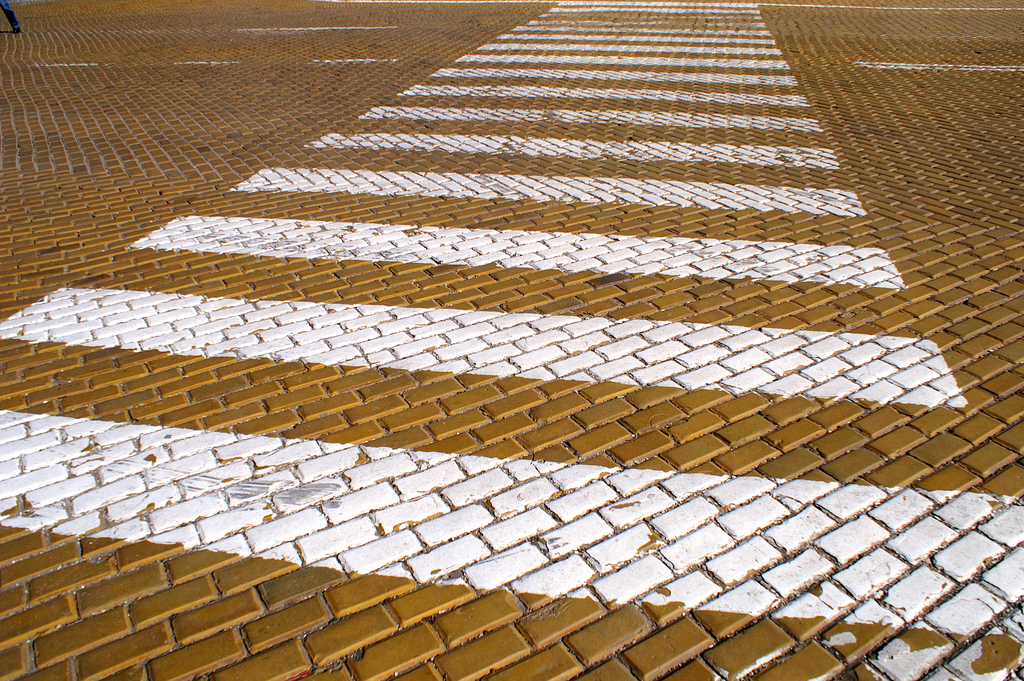
#> input picture datasets/test/HR/img091.png, 1024 x 681 px; its folder holds only this picture in this run
$ python -i utils.py   (imports and definitions only)
#> lines starting #> are read from the running program, lines starting #| are printed output that depends on the picture; pictures that were not available may be replaced by others from this repository, and a replacement may not be noted
import numpy as np
import matplotlib.pyplot as plt
import os
import random
from PIL import Image
from PIL import ImageFilter

class DataLoader(object):

    def __init__(self, scale=4, crop_size=96, name=None):
        self.__scale = 4
        self.__crop_size = 96
        self.scale = scale
        self.crop_size = crop_size
        self.name = name
        pass

    @property
    def scale(self):
        return self.__scale

    @scale.setter
    def scale(self, value):
        if not isinstance(value, int):
            raise ValueError("scale must be int")
        elif value <= 0:
            raise ValueError("scale must > 0")
        else:
            self.__scale = value
            pass
        pass

    @property
    def crop_size(self):
        return self.__crop_size

    @crop_size.setter
    def crop_size(self, value):
        if not isinstance(value, int):
            raise ValueError("crop size must be int")
        elif value <= 0:
            raise ValueError("crop size must > 0")
        else:
            self.__crop_size = value
            pass
        pass

    def imread(self, path):
#> called with path = 'datasets/test/HR/img091.png'
        return Image.open(path)
#> returned value is the input picture: PIL image 1024x681 RGB; mean R, G, B 161.2, 136.1, 107.8

    # [5 lines left out: function resize, not called in this run]

    def gaussianblur(self, image, radius=2):
        return image.filter(ImageFilter.GaussianBlur(radius=radius))

    def medianfilter(self, image, size=3):
        return image.filter(ImageFilter.MedianFilter(size=size))

    # [18 lines left out: functions downsampling, search, not called in this run]

    def rotate(self, lr, hr):
        angle = random.choice([0, 90, 180, 270])
        lr = lr.rotate(angle, expand=True)
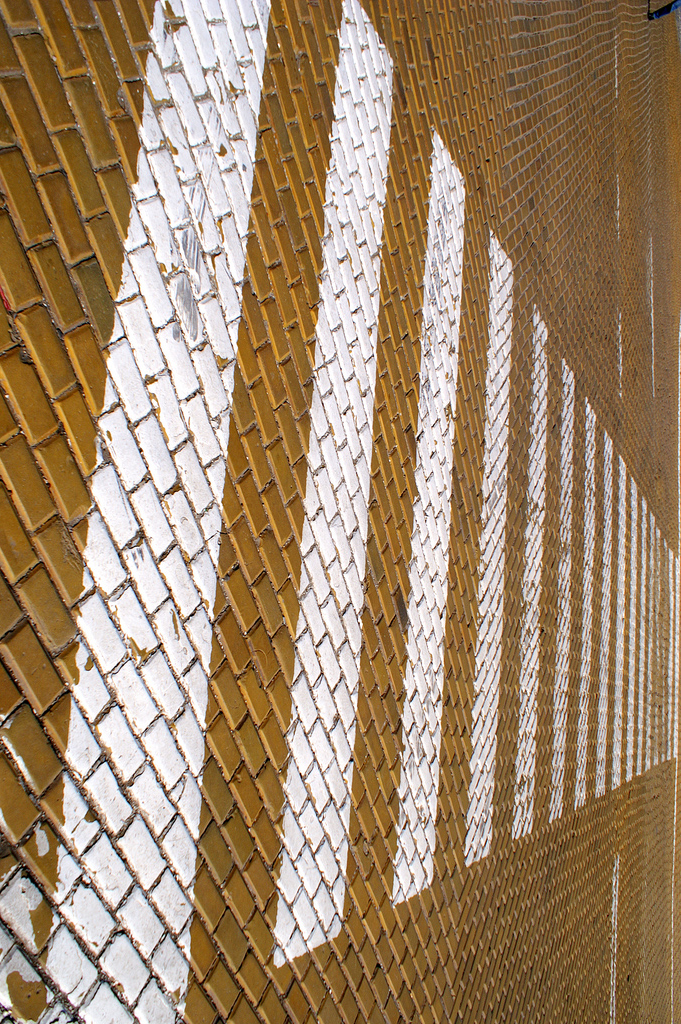
#> lr: PIL image 681x1024 RGB; mean R, G, B 161.2, 136.1, 107.8
        hr = hr.rotate(angle, expand=True)
        return lr, hr

    def flip(self, lr, hr):
        mode = random.choice([0, 1, 2, 3])
        if mode == 0:
            pass
        elif mode == 1:
            lr = lr.transpose(Image.FLIP_LEFT_RIGHT)
            hr = hr.transpose(Image.FLIP_LEFT_RIGHT)
            pass
        elif mode == 2:
            lr = lr.transpose(Image.FLIP_TOP_BOTTOM)
            hr = hr.transpose(Image.FLIP_TOP_BOTTOM)
            pass
        elif mode == 3:
            lr = lr.transpose(Image.FLIP_LEFT_RIGHT)
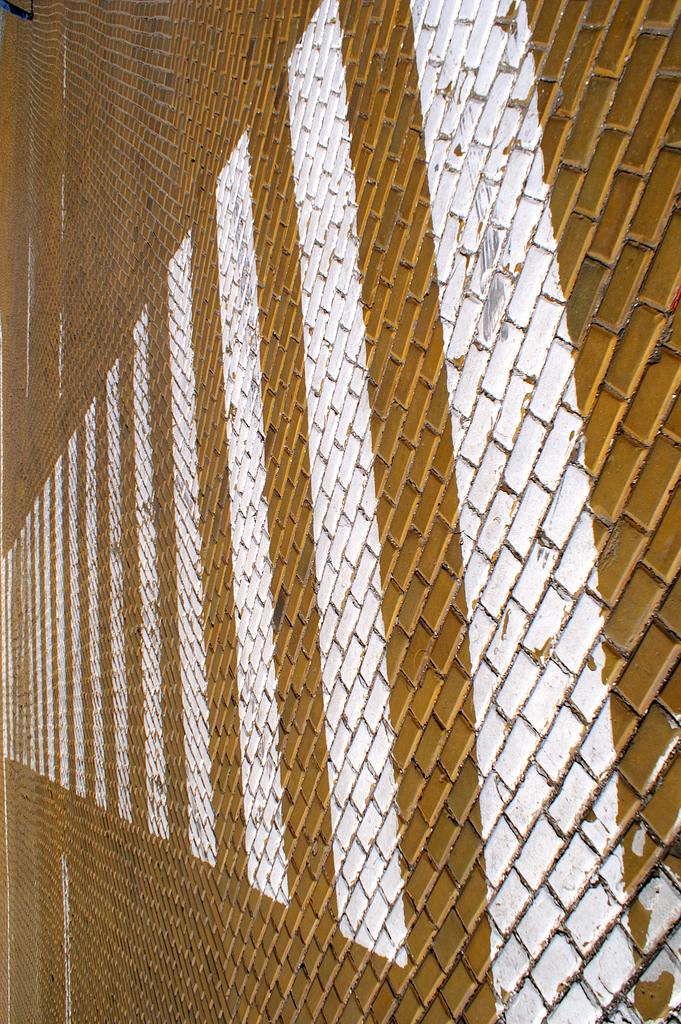
#> lr: PIL image 681x1024 RGB; mean R, G, B 161.2, 136.1, 107.8
            hr = hr.transpose(Image.FLIP_LEFT_RIGHT)
            lr = lr.transpose(Image.FLIP_TOP_BOTTOM)
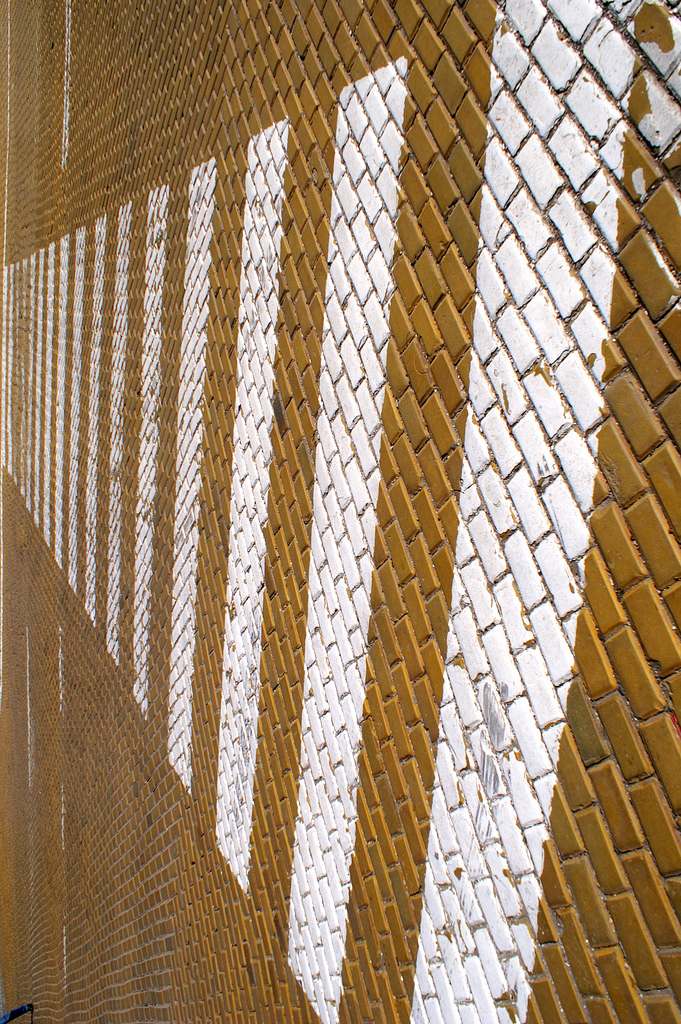
#> lr: PIL image 681x1024 RGB; mean R, G, B 161.2, 136.1, 107.8
            hr = hr.transpose(Image.FLIP_TOP_BOTTOM)
            pass
        return lr, hr

    def crop(self, lr, hr):
        hr_crop_size = self.crop_size
        lr_crop_size = hr_crop_size//self.scale
        lr_w = np.random.randint(lr.size[0] - lr_crop_size + 1)
#> lr_w = 559
        lr_h = np.random.randint(lr.size[1] - lr_crop_size + 1)
#> lr_h = 629
        hr_w = lr_w * self.scale
#> hr_w = 2236
        hr_h = lr_h * self.scale
#> hr_h = 2516
        lr = lr.crop([lr_w, lr_h, lr_w+lr_crop_size, lr_h+lr_crop_size])
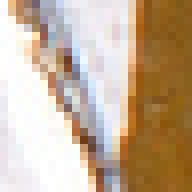
#> lr: PIL image 24x24 RGB (shown 8 times larger); mean R, G, B 197.1, 175.3, 151.3
        hr = hr.crop([hr_w, hr_h, hr_w+hr_crop_size, hr_h+hr_crop_size])
#> hr: PIL image 96x96 RGB; every value is 0
        return lr, hr

    def pair(self, fp):
        hr = self.imread(fp)
        _, fname = os.path.split(fp)
        fname, extension = os.path.splitext(fname)
        lr = self.imread(os.path.join('datasets/train/LR', fname + 'x4' + extension))

        # lr = self.downsampling(hr)
        lr, hr = self.rotate(lr, hr)
        lr, hr = self.flip(lr, hr)
        lr, hr = self.crop(lr, hr)
        lr =  np.asarray(lr)
        hr =  np.asarray(hr)
        return lr, hr

    # [44 lines left out: function batches, not called in this run]

    pass

>>> result = DataLoader().pair('datasets/test/HR/img091.png')

$ run again, on datasets/test/HR/img092.png
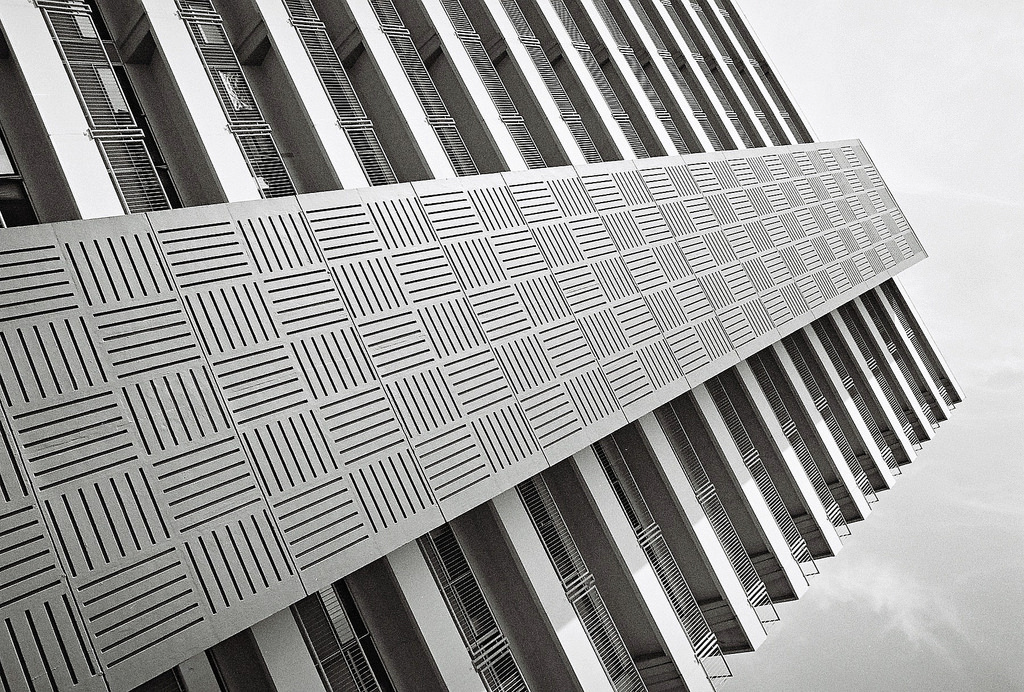
#> input picture datasets/test/HR/img092.png, 1024 x 692 px
#> in imread, returned value is the input picture: PIL image 1024x692 RGB; mean R, G, B 152.9, 152.5, 151.2
#> in flip, `lr = lr.transpose(Image.FLIP_TOP_BOTTOM)`:
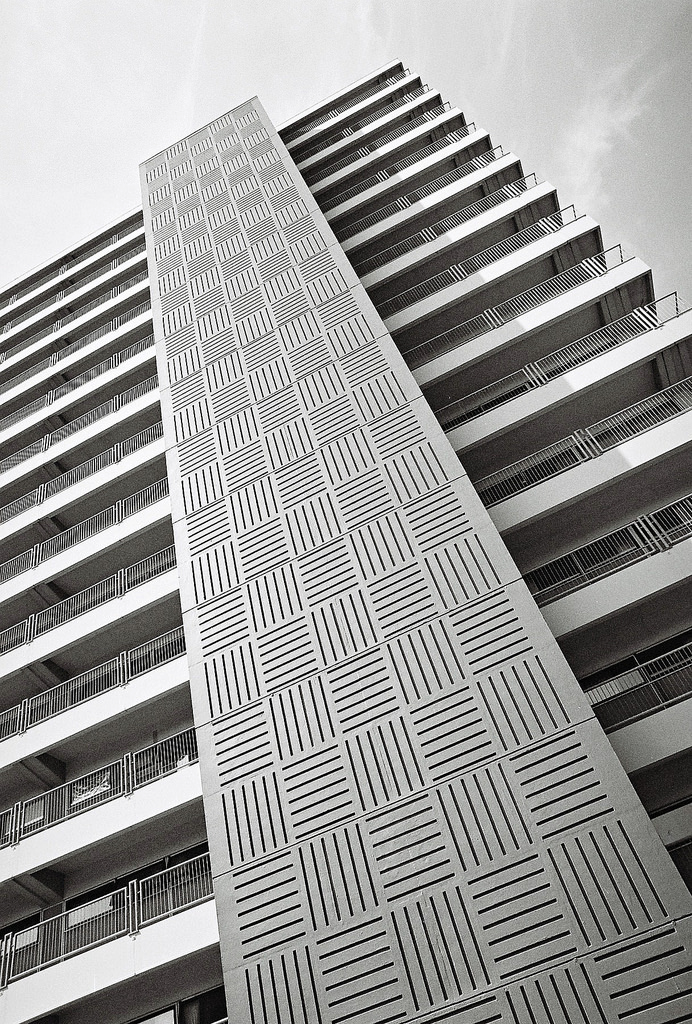
#> lr: PIL image 692x1024 RGB; mean R, G, B 152.9, 152.5, 151.2
#> in crop, `lr = lr.crop([lr_w, lr_h, lr_w+lr_crop_size, lr_h+lr_crop_size])`:
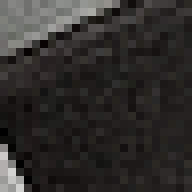
#> lr: PIL image 24x24 RGB (shown 8 times larger); mean R, G, B 47.2, 45.7, 43.6
#> hr: PIL image 96x96 RGB; every value is 0

$ run again, on datasets/test/HR/img093.png
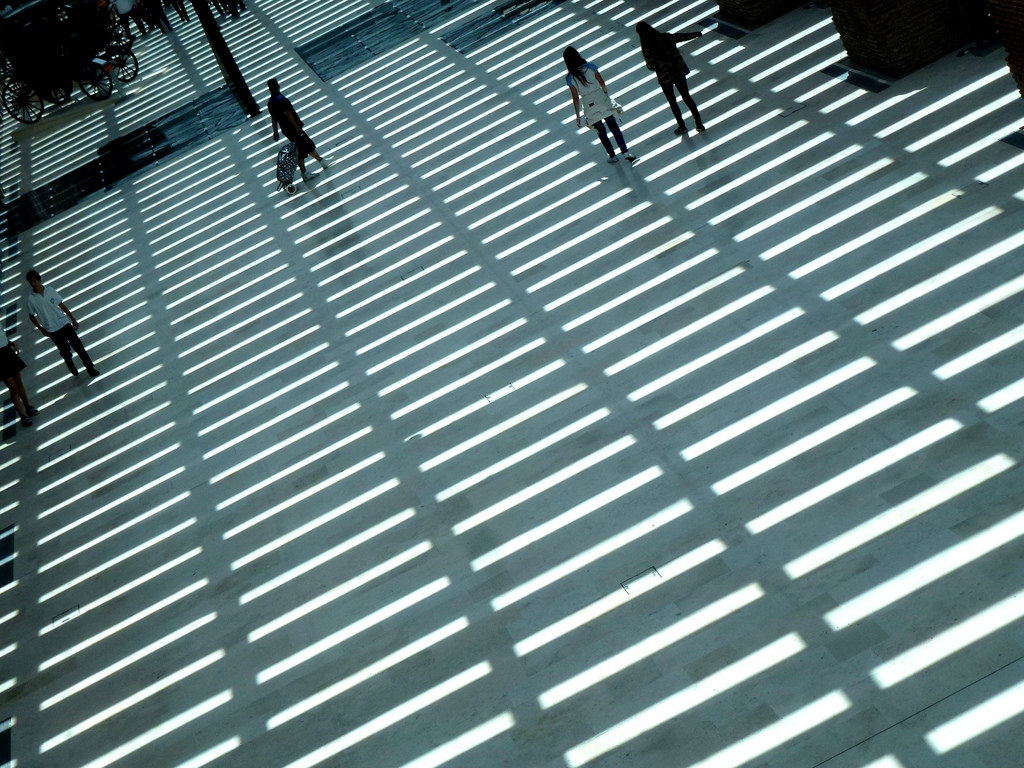
#> input picture datasets/test/HR/img093.png, 1024 x 768 px
#> in imread, returned value is the input picture: PIL image 1024x768 RGB; mean R, G, B 106.2, 129.8, 131.7
#> in flip, `lr = lr.transpose(Image.FLIP_TOP_BOTTOM)`:
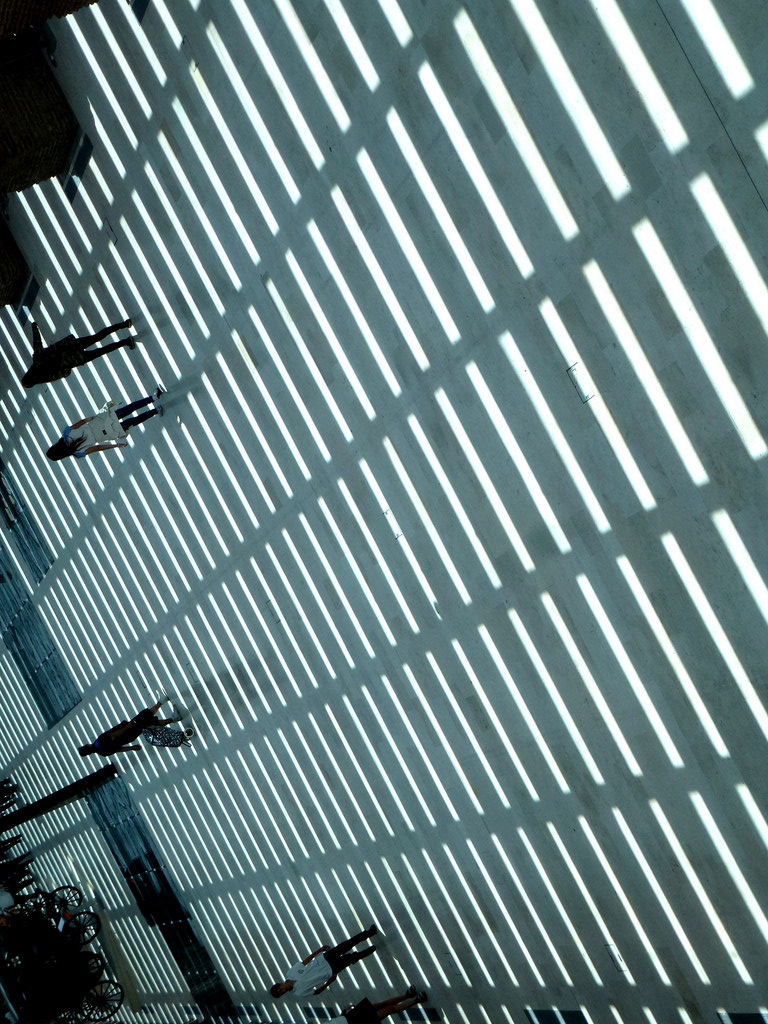
#> lr: PIL image 768x1024 RGB; mean R, G, B 106.2, 129.8, 131.7
#> in crop, `lr = lr.crop([lr_w, lr_h, lr_w+lr_crop_size, lr_h+lr_crop_size])`:
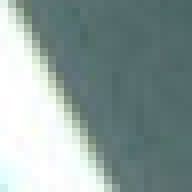
#> lr: PIL image 24x24 RGB (shown 8 times larger); mean R, G, B 139.5, 157.1, 155.1
#> hr: PIL image 96x96 RGB; every value is 0

$ run again, on datasets/test/HR/img094.png
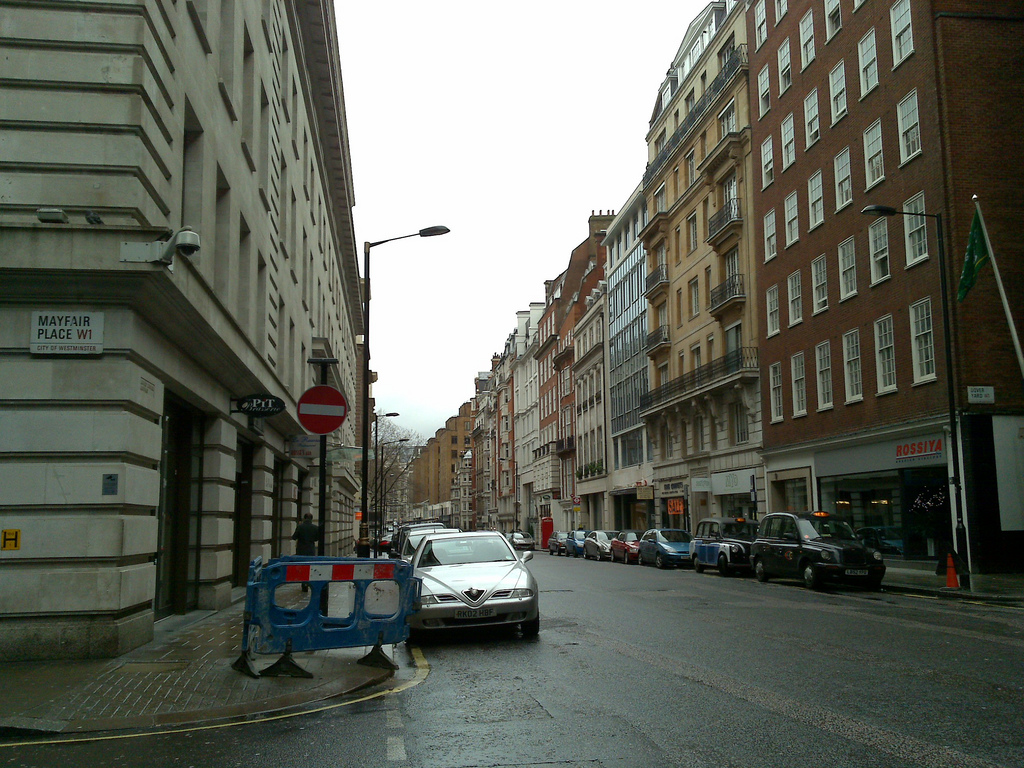
#> input picture datasets/test/HR/img094.png, 1024 x 768 px
#> in imread, returned value is the input picture: PIL image 1024x768 RGB; mean R, G, B 96.1, 99.5, 89.4
#> in flip, `lr = lr.transpose(Image.FLIP_TOP_BOTTOM)`:
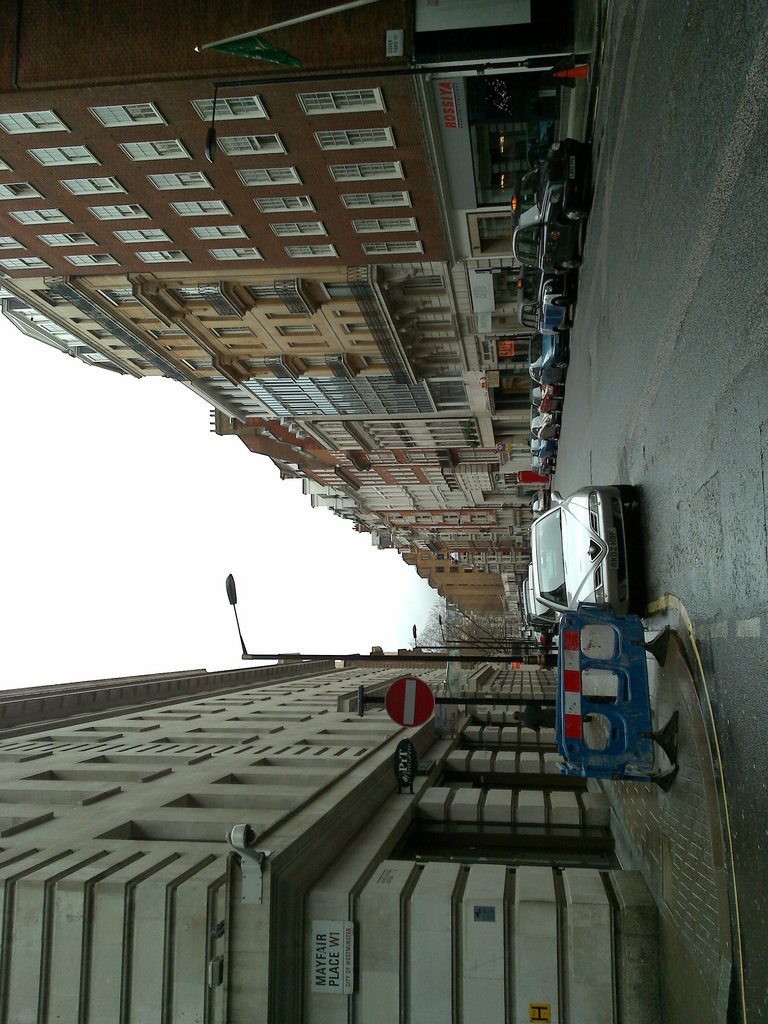
#> lr: PIL image 768x1024 RGB; mean R, G, B 96.1, 99.5, 89.4
#> in crop, `lr = lr.crop([lr_w, lr_h, lr_w+lr_crop_size, lr_h+lr_crop_size])`:
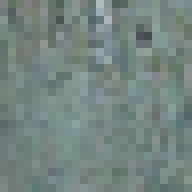
#> lr: PIL image 24x24 RGB (shown 8 times larger); mean R, G, B 116.7, 132.6, 128.5
#> hr: PIL image 96x96 RGB; every value is 0
